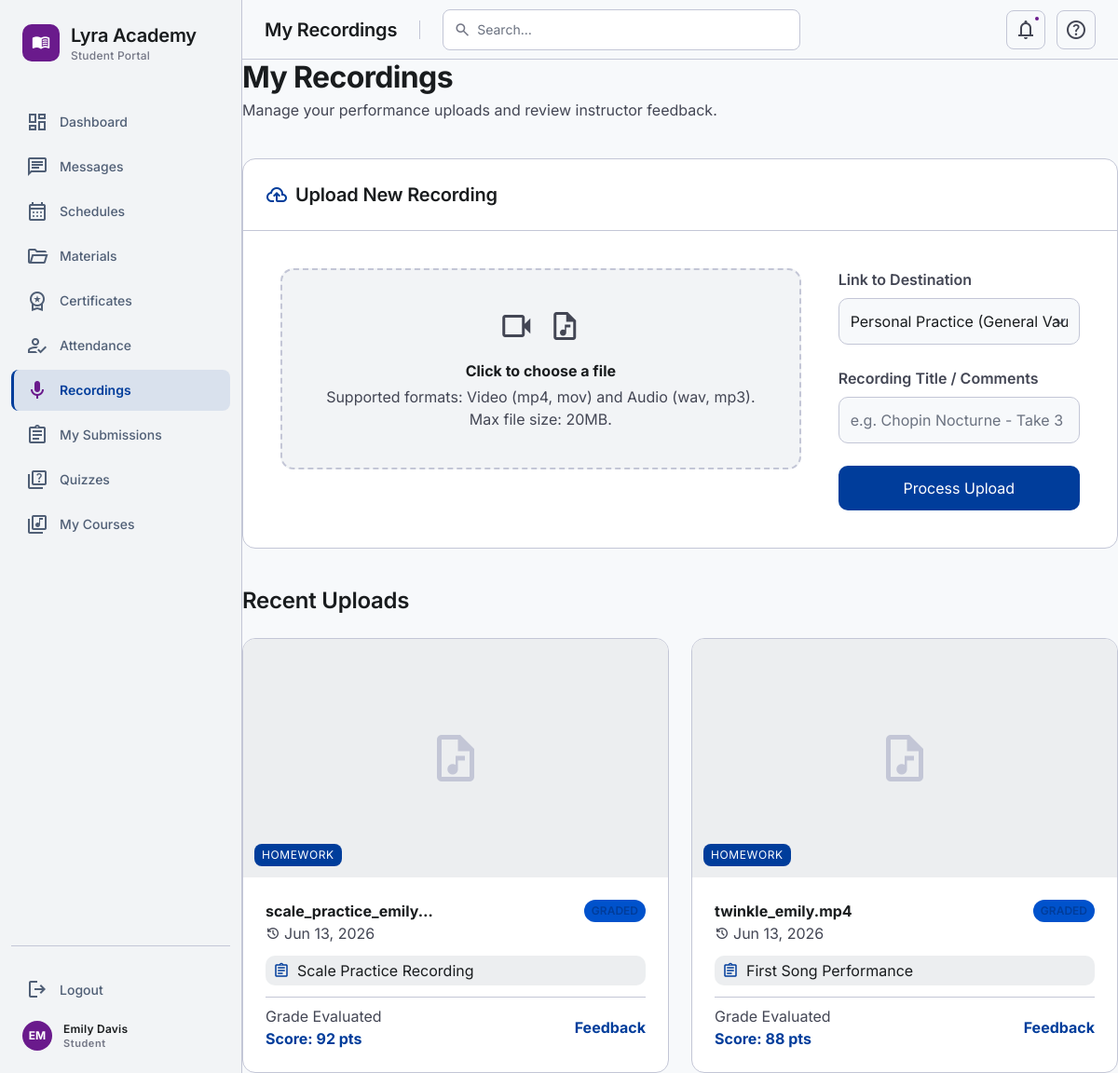
Screenshot of /36_Student_Recordings/index.php (signed in) with the database file from the repository.
### tables this page shows
CREATE TABLE IF NOT EXISTS submissions (
    id INT AUTO_INCREMENT PRIMARY KEY,
    assignment_id INT NOT NULL,
    student_id INT NOT NULL,
    file_path VARCHAR(255) NOT NULL,
    submission_text TEXT NULL,
    points_earned INT NULL,
    feedback TEXT NULL,
    status ENUM('submitted', 'graded') DEFAULT 'submitted',
    submitted_at TIMESTAMP DEFAULT CURRENT_TIMESTAMP,
    graded_by INT NULL,
    graded_at TIMESTAMP NULL,
    FOREIGN KEY (assignment_id) REFERENCES assignments(id) ON DELETE CASCADE,
    FOREIGN KEY (student_id) REFERENCES students(user_id) ON DELETE CASCADE,
    FOREIGN KEY (graded_by) REFERENCES users(id) ON DELETE SET NULL,
    UNIQUE KEY uk_submissions_assignment_student (assignment_id, student_id)
);

CREATE TABLE IF NOT EXISTS assignments (
    id INT AUTO_INCREMENT PRIMARY KEY,
    course_id INT NOT NULL,
    title VARCHAR(150) NOT NULL,
    description TEXT,
    due_date DATETIME NOT NULL,
    max_points INT DEFAULT 100,
    file_path VARCHAR(255) NULL,
    file_name VARCHAR(255) NULL,
    created_at TIMESTAMP DEFAULT CURRENT_TIMESTAMP,
    FOREIGN KEY (course_id) REFERENCES courses(id) ON DELETE CASCADE
);

### 36_Student_Recordings/index.php (the view, shortened to what this page needs)
<?php
require_once __DIR__ . '/../config/design-system.php';
$pdo = require_once __DIR__ . '/../config/db.php';
$studentId = $_SESSION['user_id'];
try {
    $subStmt = $pdo->prepare("
        SELECT s.id, s.file_path, s.submitted_at, s.points_earned, s.feedback, s.status, a.title as assignment_title, c.title as course_title
        FROM submissions s
        JOIN assignments a ON s.assignment_id = a.id
        JOIN courses c ON a.course_id = c.id
        WHERE s.student_id = :student_id
          AND (s.file_path LIKE '%.mp3' OR s.file_path LIKE '%.wav' OR s.file_path LIKE '%.mp4' OR s.file_path LIKE '%.mov')
        ORDER BY s.submitted_at DESC
    ");
    $subStmt->execute(['student_id' => $studentId]);
    $homeworkRecordings = $subStmt->fetchAll();
} catch (Exception $e) {
    error_log('DB error: ' . $e->getMessage()); die('A database error occurred. Please try again later.');
}
?>
<!DOCTYPE html>
<html lang="en">
<head>
</head>
<body class="bg-surface text-on-surface">
<main id="lms-main-content" class="lms-main">
    <div class="max-w-container-max mx-auto space-y-lg">
        <section>
            <h2 class="font-h1 text-h1 text-on-surface">My Recordings</h2>
            <p class="font-body-lg text-on-surface-variant mt-1">Manage your performance uploads and review instructor feedback.</p>
        </section>
        <section class="bg-surface-container-lowest rounded-xl border border-outline-variant card-shadow overflow-hidden">
            <div class="p-md border-b border-outline-variant flex items-center justify-between">
                <h3 class="font-h3 text-h3 flex items-center gap-2">
                    <span class="material-symbols-outlined text-primary" aria-hidden="true">cloud_upload</span>
                    Upload New Recording
                </h3>
            </div>
            <div class="p-lg">
                <form id="recording-form" onsubmit="handleRecordingUpload(event)" class="grid grid-cols-1 lg:grid-cols-3 gap-lg">
                    <div class="lg:col-span-2">
                        <div class="border-2 border-dashed border-outline-variant rounded-xl bg-surface-container-low hover:bg-surface-container transition-colors flex flex-col items-center justify-center p-lg cursor-pointer group relative">
                            <div class="flex gap-4 mb-4">
                                <span class="material-symbols-outlined text-4xl text-on-surface-variant group-hover:text-primary transition-colors" aria-hidden="true">videocam</span>
                                 <span class="material-symbols-outlined text-4xl text-on-surface-variant group-hover:text-primary transition-colors" aria-hidden="true">audio_file</span>
                            </div>
                            <p class="font-body-lg font-bold text-on-surface" id="upload-status-text">Click to choose a file</p>
                            <p class="font-label-md text-on-surface-variant mt-1 text-center">Supported formats: Video (mp4, mov) and Audio (wav, mp3). Max file size: 20MB.</p>
                        </div>
                    </div>
                    <div class="space-y-md">
                        <div>
                            <label for="link-destination" class="block font-label-md text-on-surface-variant mb-2 font-semibold">Link to Destination</label>
                            <select id="link-destination" onchange="toggleFormAction()" class="w-full bg-surface border border-outline-variant rounded-lg p-3 font-body-md focus:ring-primary focus:border-primary">
                                <option value="personal">Personal Practice (General Vault)</option>
                            </select>
                        </div>
                        <div>
                            <label for="recording-title" class="block font-label-md text-on-surface-variant mb-2 font-semibold">Recording Title / Comments</label>
                            <input required id="recording-title" name="title" class="w-full bg-surface border border-outline-variant rounded-lg p-3 font-body-md focus:ring-primary focus:border-primary" placeholder="e.g. Chopin Nocturne - Take 3" type="text"/>
                        </div>
                        <button type="submit" class="w-full bg-primary text-white py-3 rounded-lg font-h3 hover:opacity-90 transition-opacity flex items-center justify-center gap-2">
                            Process Upload
                        </button>
                    </div>
                </form>
            </div>
        </section>
        <section class="space-y-md">
            <h3 class="font-h2 text-h2">Recent Uploads</h3>
            <div class="grid grid-cols-1 md:grid-cols-2 xl:grid-cols-3 gap-md">
                <?php foreach ($homeworkRecordings as $rec): ?>
                    <div class="bg-surface-container-lowest border border-outline-variant rounded-xl card-shadow group overflow-hidden">
                        <div class="aspect-video bg-surface-container flex items-center justify-center relative">
                            <span class="material-symbols-outlined text-6xl text-outline-variant" aria-hidden="true">audio_file</span>
                            <div class="absolute bottom-3 left-3 bg-primary text-white px-2 py-1 rounded-md font-label-sm uppercase tracking-wider text-xs">Homework</div>
                        </div>
                        <div class="p-md space-y-3">
                            <div class="flex justify-between items-start">
                                <div>
                                    <h4 class="font-body-lg font-bold text-on-surface truncate max-w-[180px]"><?= htmlspecialchars(basename($rec['file_path'])) ?></h4>
                                    <p class="font-label-md text-on-surface-variant flex items-center gap-1">
                                        <span class="material-symbols-outlined text-[16px]" aria-hidden="true">history</span> <?= date('M d, Y', strtotime($rec['submitted_at'])) ?>
                                    </p>
                                </div>
                                <span class="bg-primary-container text-primary font-label-sm px-2 py-1 rounded-full text-xs font-semibold uppercase"><?= htmlspecialchars($rec['status']) ?></span>
                            </div>
                            <div class="flex items-center gap-2 py-1 px-2 bg-surface-container rounded-lg">
                                <span class="material-symbols-outlined text-primary text-[18px]" aria-hidden="true">assignment</span>
                                <span class="font-label-md text-on-surface truncate"><?= htmlspecialchars($rec['assignment_title']) ?></span>
                            </div>
                            <?php if ($rec['status'] === 'graded'): ?>
                                <div class="flex items-center justify-between pt-2 border-t border-outline-variant">
                                    <div>
                                        <p class="font-label-sm text-on-surface-variant">Grade Evaluated</p>
                                        <p class="font-label-md font-bold text-primary">Score: <?= intval($rec['points_earned']) ?> pts</p>
                                    </div>
                                    <a href="/37_Student_Assignments_1/index.php?course_id=<?= intval($rec['course_id']) ?>&assignment_id=<?= intval($rec['assignment_id']) ?>" class="text-primary font-label-md hover:underline font-bold">Feedback</a>
                                </div>
                            <?php endif; ?>
                        </div>
                    </div>
                <?php endforeach; ?>
            </div>
        </section>
    </div>
</main>
</body>
</html>

### rows the page displays
submissions: file_path "scale_practice_emily…", submitted_at "Jun 13, 2026", assignment.title "Scale Practice Recording", points_earned "92"
submissions: file_path "twinkle_emily.mp4", submitted_at "Jun 13, 2026", assignment.title "First Song Performance", points_earned "88"

### other values shown
$cfg['label'] "Student Portal"
$item['label'] "Dashboard"
$item['label'] "Messages"
$item['label'] "Schedules"
$item['label'] "Materials"
$item['label'] "Certificates"
$item['label'] "Attendance"
$item['label'] "Recordings"
$item['label'] "My Submissions"
$item['label'] "Quizzes"
$item['label'] "My Courses"
$initials "EM"
$name "Emily Davis"
$roleLabel "Student"
$pageTitle "My Recordings"
